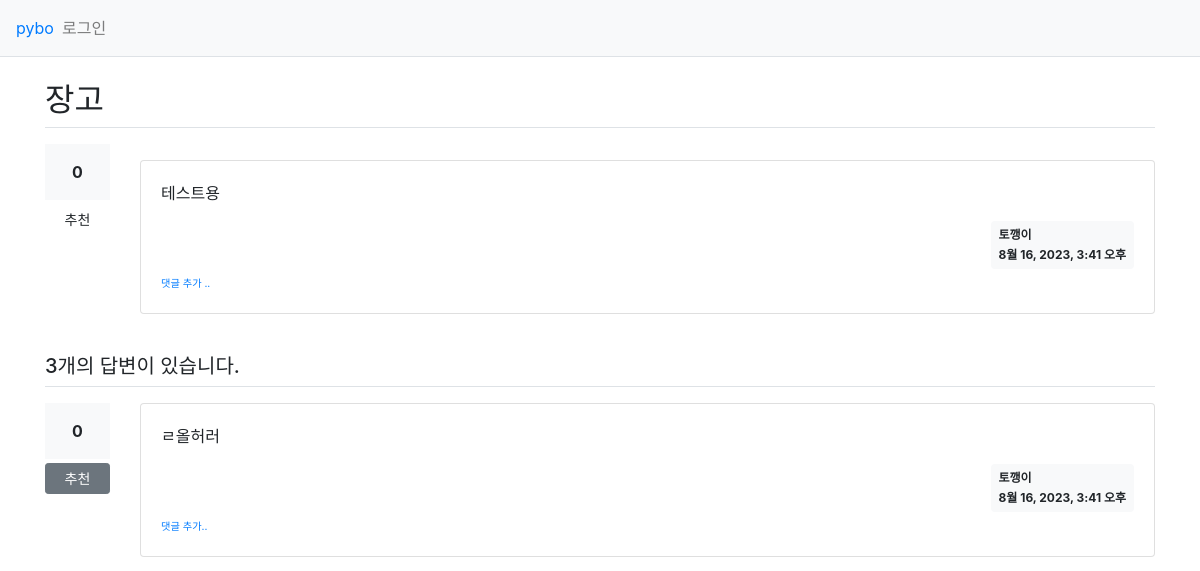
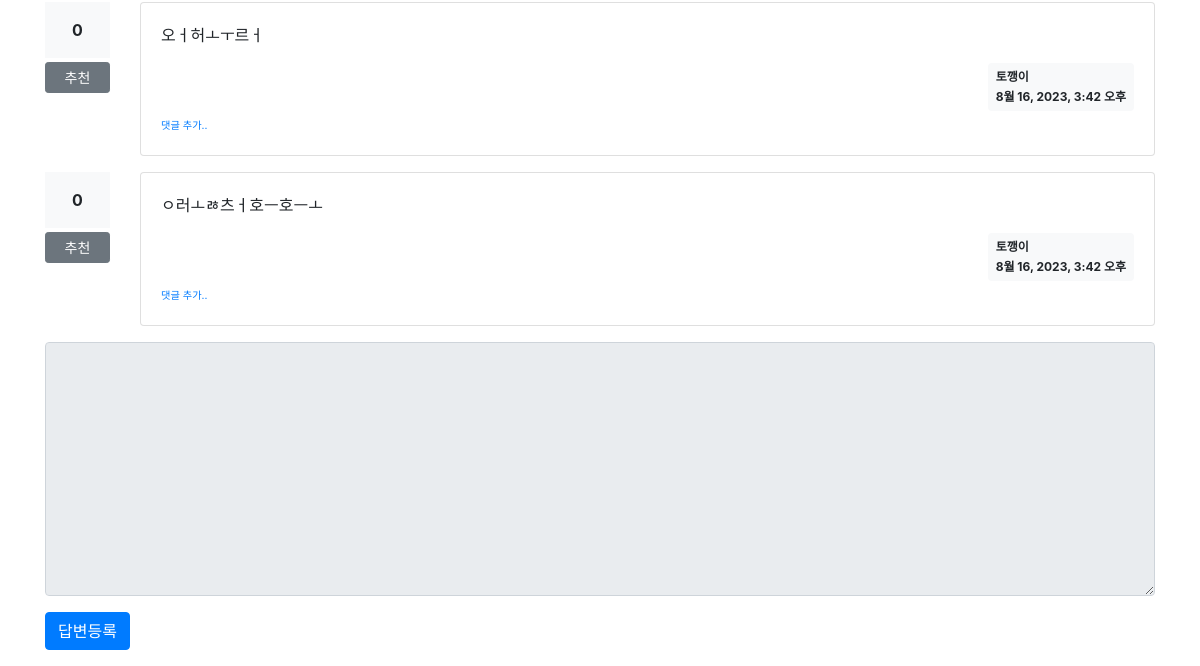
The app's page /pybo/302/, older data (2 pictures, top to bottom).
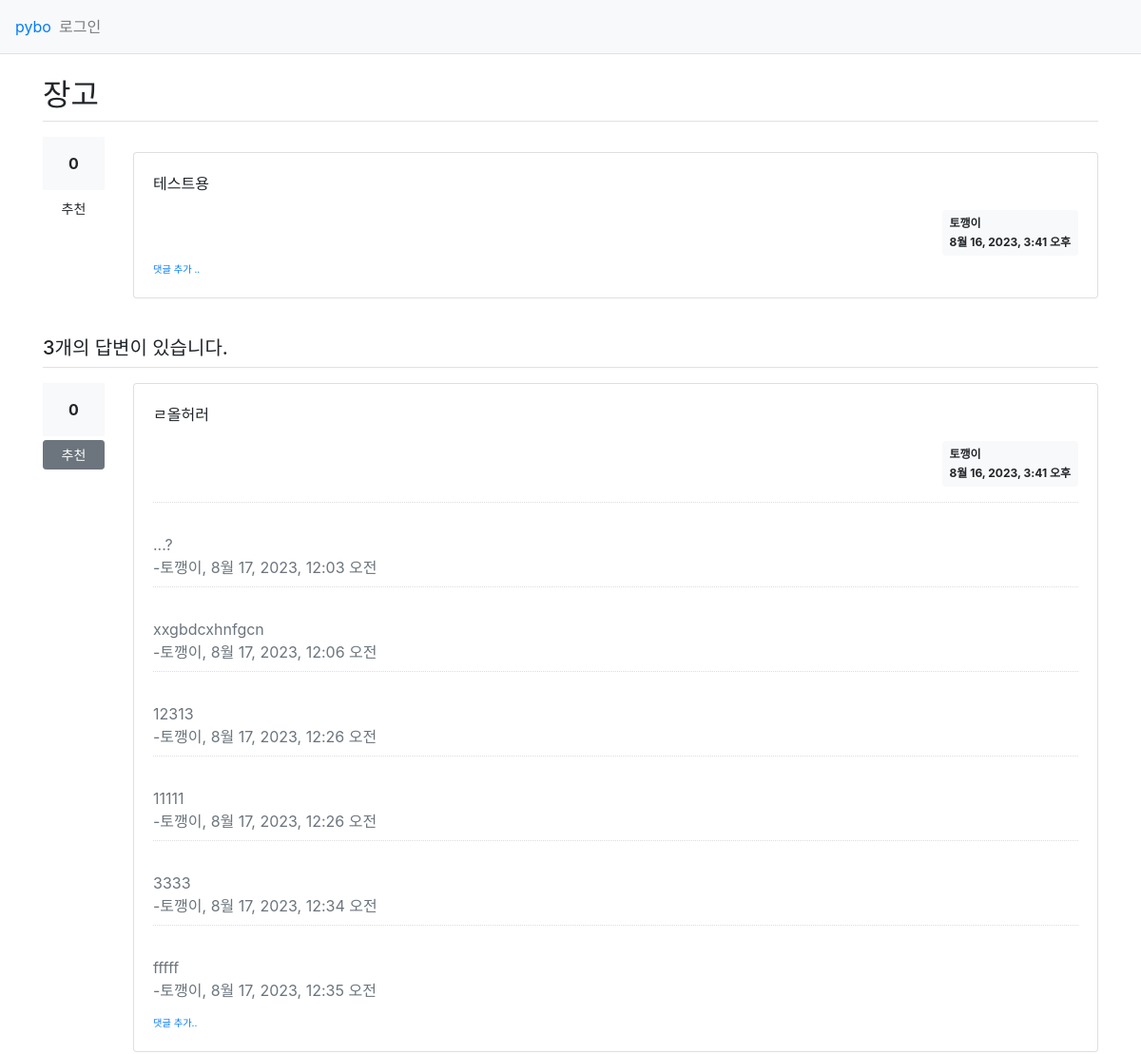
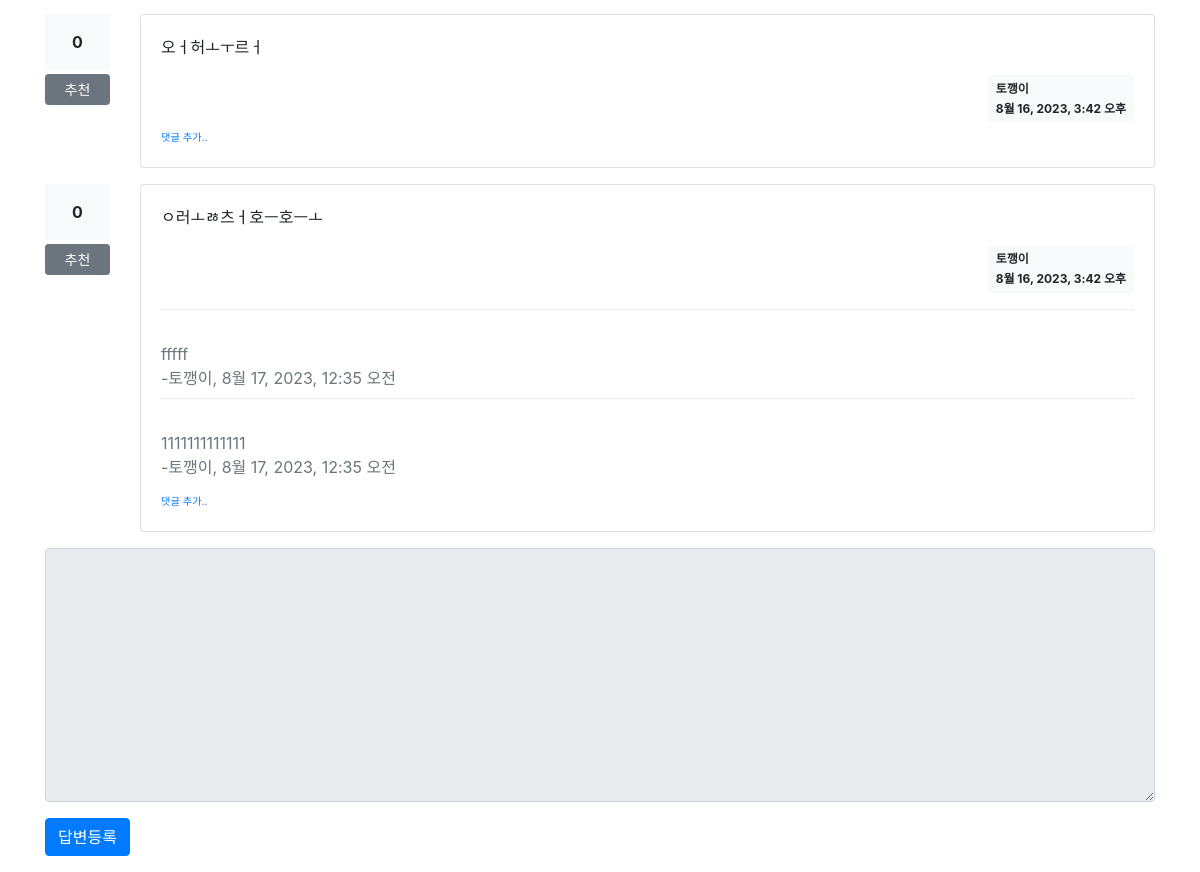
The same page, newer data (2 pictures, top to bottom).
### pybo/models.py (models this page shows, shortened)
class Question(models.Model):
    author = models.ForeignKey(User, on_delete=models.CASCADE, related_name='author_question')
    subject = models.CharField(max_length = 200)
    content = models.TextField()
    create_date = models.DateTimeField()
    modify_date = models.DateTimeField(null=True,blank=True)
    voter = models.ManyToManyField(User, related_name='voter_question') #오, 이거 부트할때 본것같은데?

class Answer(models.Model):
    author = models.ForeignKey(User,on_delete=models.CASCADE, related_name='author_answer')
    question = models.ForeignKey(Question, on_delete = models.CASCADE)
    content = models.TextField()
    create_date = models.DateTimeField()
    modify_date = models.DateTimeField(null=True,blank=True)
    voter = models.ManyToManyField(User, related_name='voter_answer') #부트에서 봤던 JPA형식이랑 비슷하다.

class Comment(models.Model):
    author = models.ForeignKey(User,on_delete=models.CASCADE)
    content = models.TextField()
    create_date = models.DateTimeField()
    modify_date = models.DateTimeField(null=True,blank=True)
    question = models.ForeignKey(Question, null=True, blank=True, on_delete = models.CASCADE)
    answer = models.ForeignKey(Answer, null=True, blank=True, on_delete = models.CASCADE)

### pybo/views/base_views.py (the view)
# urls.py: path('<int:question_id>/', base_views.detail, name='detail'),#네임은 url에 이름지어준것, html에서 이름 부르면 얘로 연결됨, 얘한테 필요한 값(id)필수
def detail(request, question_id):
  question = get_object_or_404(Question, pk = question_id)
  context = {'question':question}
  return render(request, 'pybo/question_detail.html', context)

### pybo/templatetags/pybo_filter.py (called while the page is built)
@register.filter()
def mark(value):
    extensions = ["nl2br", "fenced_code"]
    return mark_safe(markdown.markdown(value, extensions = extensions))

### templates/pybo/question_detail.html (shortened to what this page needs)
{% extends 'base.html' %}
{% load pybo_filter %}
{% block content %}
    <div class="container my-3">
        <h2 class="border-bottom py-2">{{ question.subject }}</h2>
        <div class="row my-3">
            <div class="col-1">
                <div class="bg-light text-center p-3 boder font-weight-bolder mb-1">
                    {{ question.voter.count }}
                </div>
                <a href="#" data-uri="{% url 'pybo:vote_question' question.id %}" class="recommend btn btn-sm btn-block my-1">
                    추천
                </a>
            </div>
            <div class="col-11">
                <div class="card my-3">
                    <div class="card-body">
                        <div class="card-text" style="width-space: pre-line;">
                            {{ question.content|mark }}
                        </div>
                        <div class="d-flex justify-content-end">
                            <div class="badge badge-light p-2 text-left">
                                <div class="mb-2">
                                    {{ question.author.username }}
                                </div>
                                <div>
                                    {{ question.create_date }}
                                </div>
                            </div>
                        </div>
                    <div>
                        <a href="{% url 'pybo:comment_create_question' question.id %}" class="small">
                            <small>
                                댓글 추가 ..
                            </small>
                        </a>
                    </div>
                    </div>
                </div>
            </div>
        </div>
        <h5 class="border-bottom my-3 py-2">
            {{ question.answer_set.count }}개의 답변이 있습니다.
        </h5>
        {% for answer in question.answer_set.all %}
            <div class="row my-3">
                <div class="col-1">
                    <div class="bg-light text-center p-3 boder font-weight-bolder md-1">
                        {{answer.voter.count}}
                    </div>
                    <a href="#" data-uri="{% url 'pybo:vote_answer' answer.id %}" class="recommend btn btn-sm btn-secondary btn-block my-1">
                        추천
                    </a>
                </div>
                <div class="col-11">
                    <div class="card">
                        <div class="card-body">
                            <div class="card-text">
                                {{ answer.content|mark }}
                            </div>
                            <div class="d-flex justify-content-end">
                                <div class="badge badge-light p-2 text-left">
                                    <div class="mb-2">
                                        {{ answer.author.username }}
                                    </div>
                                    <div>
                                        {{ answer.create_date }}
                                    </div>
                                </div>
                            </div>
                            {% if answer.comment_set.count > 0 %}
                                <div class="mt-3">
                                    {% for comment in answer.comment_set.all %}
                                        <div class="comment py-2 text-muted">
                                            <span style="white-space: pre-line;">
                                                {{ comment.content }}
                                            </span>
                                            <span>
                                                -{{ comment.author }}, {{ comment.create_date }}
                                            </span>
                                        </div>
                                    {% endfor %}
                                </div>
                            {% endif %}
                            <div>
                                <a href="{% url 'pybo:comment_create_answer' answer.id %}" class="small">
                                    <small>
                                        댓글 추가..
                                    </small>
                                </a>
                            </div>
                        </div>
                    </div>
                </div>
            </div>
            {% endfor %}
            <form action="{%url 'pybo:answer_create' question.id %}" method="post" class="my-3">
                <div class="form-group">
                    <textarea name="content" id="content"
                            {% if not user.is_authenticated %}
                                disabled
                            {% endif %}
                        class="form-control" rows="10">
                    </textarea>
                </div>
                <input type="submit" value="답변등록" class="btn btn-primary">
            </form>
        </div>
{% endblock %}

### templates/base.html (shortened to what this page needs)
{% load static %}
<!doctype html>
<html lang="ko">
    <head>
        <link rel="stylesheet" type="text/css" href="{% static 'bootstrap.min.css' %}">
        <link rel="stylesheet" type="text/css" href="{% static 'style.css' %}">
    </head>
    <body>
        {% include "navbar.html" %}
        {% block content %}
        {% endblock %}
    </body>
</html>

### templates/navbar.html (shortened to what this page needs)
<nav class="navbar navbar-expand-lg navbar-light bg-light border-bottom">
    <a class="navber-brand" href="{% url 'pybo:index' %}">
        pybo
    </a>
    <div class="collapse navbar-collapse flex-grow-0" id="navbarNav">
        <ul class="navbar-nav">
            <li class="nav-item">
                {% if user.is_authenticated %}
                    <a class="nav-link" href="{% url 'common:logout' %}">
                        {{ user.username }} (로그아웃)
                    </a>
                {% else %}
                    <a class="nav-link" href="{% url 'common:login' %}">
                        로그인
                    </a>
                {% endif %}
            </li>
        </ul>
    </div>
</nav>

### static/style.css (style rules this page uses)
.comment { border-top:dotted 1px #ddd; font: size 0.7em; }

Row changes from the older to the newer data that the page shows:
added Comment: content "...?", author "토깽이", create_date "8월 17, 2023, 12:03 오전", shown under Answer "ㄹ올허러"
added Comment: content "xxgbdcxhnfgcn", author "토깽이", create_date "8월 17, 2023, 12:06 오전", shown under Answer "ㄹ올허러"
added Comment: content "12313", author "토깽이", create_date "8월 17, 2023, 12:26 오전", shown under Answer "ㄹ올허러"
added Comment: content "11111", author "토깽이", create_date "8월 17, 2023, 12:26 오전", shown under Answer "ㄹ올허러"
added Comment: content "3333", author "토깽이", create_date "8월 17, 2023, 12:34 오전", shown under Answer "ㄹ올허러"
added Comment: content "fffff", author "토깽이", create_date "8월 17, 2023, 12:35 오전", shown under Answer "ㄹ올허러"
added Comment: content "fffff", author "토깽이", create_date "8월 17, 2023, 12:35 오전", shown under Answer "ㅇ러ㅗㅀ츠ㅓ호ㅡ호ㅡㅗ"
added Comment: content "1111111111111", author "토깽이", create_date "8월 17, 2023, 12:35 오전", shown under Answer "ㅇ러ㅗㅀ츠ㅓ호ㅡ호ㅡㅗ"
